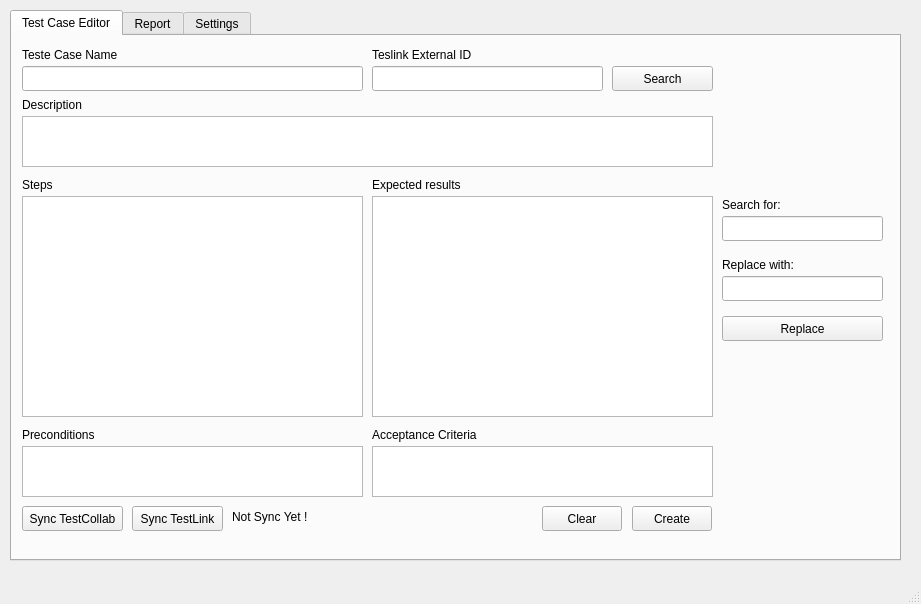
<?xml version="1.0" encoding="UTF-8"?>
<ui version="4.0">
 <class>MainWindow</class>
 <widget class="QMainWindow" name="MainWindow">
  <property name="geometry">
   <rect>
    <x>0</x>
    <y>0</y>
    <width>921</width>
    <height>604</height>
   </rect>
  </property>
  <property name="windowTitle">
   <string>QA - Test Case Sync Viewer</string>
  </property>
  <widget class="QWidget" name="centralwidget">
   <widget class="QTabWidget" name="tabWidget">
    <property name="geometry">
     <rect>
      <x>10</x>
      <y>10</y>
      <width>891</width>
      <height>551</height>
     </rect>
    </property>
    <property name="currentIndex">
     <number>0</number>
    </property>
    <widget class="QWidget" name="tabTestCaseEditor">
     <attribute name="title">
      <string>Test Case Editor</string>
     </attribute>
     <widget class="QPushButton" name="pbSearch">
      <property name="geometry">
       <rect>
        <x>600</x>
        <y>30</y>
        <width>101</width>
        <height>25</height>
       </rect>
      </property>
      <property name="text">
       <string>Search</string>
      </property>
     </widget>
     <widget class="QLineEdit" name="leTestlinkId">
      <property name="geometry">
       <rect>
        <x>360</x>
        <y>30</y>
        <width>231</width>
        <height>25</height>
       </rect>
      </property>
     </widget>
     <widget class="QLabel" name="lblTestlinkId">
      <property name="geometry">
       <rect>
        <x>360</x>
        <y>10</y>
        <width>131</width>
        <height>17</height>
       </rect>
      </property>
      <property name="text">
       <string>Teslink External ID</string>
      </property>
     </widget>
     <widget class="QLineEdit" name="leTestCaseName">
      <property name="geometry">
       <rect>
        <x>10</x>
        <y>30</y>
        <width>341</width>
        <height>25</height>
       </rect>
      </property>
     </widget>
     <widget class="QLabel" name="lblTestCaseName">
      <property name="geometry">
       <rect>
        <x>10</x>
        <y>10</y>
        <width>151</width>
        <height>17</height>
       </rect>
      </property>
      <property name="text">
       <string>Teste Case Name</string>
      </property>
     </widget>
     <widget class="QLabel" name="lblSteps">
      <property name="geometry">
       <rect>
        <x>10</x>
        <y>140</y>
        <width>31</width>
        <height>17</height>
       </rect>
      </property>
      <property name="text">
       <string>Steps</string>
      </property>
     </widget>
     <widget class="QLabel" name="lblExpectedResults">
      <property name="geometry">
       <rect>
        <x>360</x>
        <y>140</y>
        <width>111</width>
        <height>17</height>
       </rect>
      </property>
      <property name="text">
       <string>Expected results</string>
      </property>
     </widget>
     <widget class="QPlainTextEdit" name="pteSteps">
      <property name="geometry">
       <rect>
        <x>10</x>
        <y>160</y>
        <width>341</width>
        <height>221</height>
       </rect>
      </property>
     </widget>
     <widget class="QPlainTextEdit" name="pteExpectedResults">
      <property name="geometry">
       <rect>
        <x>360</x>
        <y>160</y>
        <width>341</width>
        <height>221</height>
       </rect>
      </property>
     </widget>
     <widget class="QLabel" name="lblPreconditions">
      <property name="geometry">
       <rect>
        <x>10</x>
        <y>390</y>
        <width>91</width>
        <height>17</height>
       </rect>
      </property>
      <property name="text">
       <string>Preconditions</string>
      </property>
     </widget>
     <widget class="QLabel" name="lblAcceptanceCriteria">
      <property name="geometry">
       <rect>
        <x>360</x>
        <y>390</y>
        <width>121</width>
        <height>17</height>
       </rect>
      </property>
      <property name="text">
       <string>Acceptance Criteria</string>
      </property>
     </widget>
     <widget class="QPlainTextEdit" name="ptePreconditions">
      <property name="geometry">
       <rect>
        <x>10</x>
        <y>410</y>
        <width>341</width>
        <height>51</height>
       </rect>
      </property>
     </widget>
     <widget class="QPlainTextEdit" name="pteAcceptanceCriteria">
      <property name="geometry">
       <rect>
        <x>360</x>
        <y>410</y>
        <width>341</width>
        <height>51</height>
       </rect>
      </property>
     </widget>
     <widget class="QPushButton" name="pbSyncTestlink">
      <property name="geometry">
       <rect>
        <x>120</x>
        <y>470</y>
        <width>91</width>
        <height>25</height>
       </rect>
      </property>
      <property name="text">
       <string>Sync TestLink</string>
      </property>
     </widget>
     <widget class="QPushButton" name="pbSyncTestCollab">
      <property name="geometry">
       <rect>
        <x>10</x>
        <y>470</y>
        <width>101</width>
        <height>25</height>
       </rect>
      </property>
      <property name="text">
       <string>Sync TestCollab</string>
      </property>
     </widget>
     <widget class="QPlainTextEdit" name="pteDescription">
      <property name="geometry">
       <rect>
        <x>10</x>
        <y>80</y>
        <width>691</width>
        <height>51</height>
       </rect>
      </property>
     </widget>
     <widget class="QLabel" name="lblDescription">
      <property name="geometry">
       <rect>
        <x>10</x>
        <y>60</y>
        <width>71</width>
        <height>17</height>
       </rect>
      </property>
      <property name="text">
       <string>Description</string>
      </property>
     </widget>
     <widget class="QLabel" name="lblSyncStatus">
      <property name="geometry">
       <rect>
        <x>220</x>
        <y>470</y>
        <width>111</width>
        <height>21</height>
       </rect>
      </property>
      <property name="text">
       <string>Not Sync Yet !</string>
      </property>
     </widget>
     <widget class="QPushButton" name="pbClear">
      <property name="geometry">
       <rect>
        <x>530</x>
        <y>470</y>
        <width>80</width>
        <height>25</height>
       </rect>
      </property>
      <property name="text">
       <string>Clear</string>
      </property>
     </widget>
     <widget class="QPushButton" name="pbReplace">
      <property name="geometry">
       <rect>
        <x>710</x>
        <y>280</y>
        <width>161</width>
        <height>25</height>
       </rect>
      </property>
      <property name="text">
       <string>Replace</string>
      </property>
     </widget>
     <widget class="QLineEdit" name="leSearchFor">
      <property name="geometry">
       <rect>
        <x>710</x>
        <y>180</y>
        <width>161</width>
        <height>25</height>
       </rect>
      </property>
     </widget>
     <widget class="QLineEdit" name="leReplaceWith">
      <property name="geometry">
       <rect>
        <x>710</x>
        <y>240</y>
        <width>161</width>
        <height>25</height>
       </rect>
      </property>
     </widget>
     <widget class="QLabel" name="label_5">
      <property name="geometry">
       <rect>
        <x>710</x>
        <y>160</y>
        <width>71</width>
        <height>17</height>
       </rect>
      </property>
      <property name="text">
       <string>Search for:</string>
      </property>
     </widget>
     <widget class="QLabel" name="label_6">
      <property name="geometry">
       <rect>
        <x>710</x>
        <y>220</y>
        <width>81</width>
        <height>17</height>
       </rect>
      </property>
      <property name="text">
       <string>Replace with:</string>
      </property>
     </widget>
     <widget class="QPushButton" name="pbCreateTestCase">
      <property name="geometry">
       <rect>
        <x>620</x>
        <y>470</y>
        <width>80</width>
        <height>25</height>
       </rect>
      </property>
      <property name="text">
       <string>Create</string>
      </property>
     </widget>
    </widget>
    <widget class="QWidget" name="tabReport">
     <attribute name="title">
      <string>Report</string>
     </attribute>
     <widget class="QListWidget" name="lwTests">
      <property name="geometry">
       <rect>
        <x>10</x>
        <y>40</y>
        <width>691</width>
        <height>421</height>
       </rect>
      </property>
     </widget>
     <widget class="QPushButton" name="pbPass">
      <property name="geometry">
       <rect>
        <x>10</x>
        <y>470</y>
        <width>80</width>
        <height>25</height>
       </rect>
      </property>
      <property name="text">
       <string>Pass</string>
      </property>
     </widget>
     <widget class="QPushButton" name="pbFail">
      <property name="geometry">
       <rect>
        <x>100</x>
        <y>470</y>
        <width>80</width>
        <height>25</height>
       </rect>
      </property>
      <property name="text">
       <string>Fail</string>
      </property>
     </widget>
     <widget class="QPushButton" name="pbBlock">
      <property name="geometry">
       <rect>
        <x>190</x>
        <y>470</y>
        <width>80</width>
        <height>25</height>
       </rect>
      </property>
      <property name="text">
       <string>Block</string>
      </property>
     </widget>
     <widget class="QCheckBox" name="chboxNotRun">
      <property name="geometry">
       <rect>
        <x>10</x>
        <y>11</y>
        <width>82</width>
        <height>20</height>
       </rect>
      </property>
      <property name="text">
       <string>Not Run</string>
      </property>
     </widget>
     <widget class="QCheckBox" name="chboxFailed">
      <property name="geometry">
       <rect>
        <x>100</x>
        <y>11</y>
        <width>61</width>
        <height>20</height>
       </rect>
      </property>
      <property name="text">
       <string>Failed</string>
      </property>
     </widget>
     <widget class="QCheckBox" name="chboxPassed">
      <property name="geometry">
       <rect>
        <x>180</x>
        <y>10</y>
        <width>71</width>
        <height>20</height>
       </rect>
      </property>
      <property name="text">
       <string>Passed</string>
      </property>
     </widget>
     <widget class="QCheckBox" name="chboxBlocked">
      <property name="geometry">
       <rect>
        <x>270</x>
        <y>10</y>
        <width>82</width>
        <height>23</height>
       </rect>
      </property>
      <property name="text">
       <string>Blocked</string>
      </property>
     </widget>
     <widget class="QPushButton" name="pbEdit">
      <property name="geometry">
       <rect>
        <x>620</x>
        <y>470</y>
        <width>80</width>
        <height>25</height>
       </rect>
      </property>
      <property name="text">
       <string>Edit </string>
      </property>
     </widget>
     <widget class="QLabel" name="lblTotalTestCases">
      <property name="geometry">
       <rect>
        <x>710</x>
        <y>40</y>
        <width>151</width>
        <height>17</height>
       </rect>
      </property>
      <property name="text">
       <string>Total Test Case: 0</string>
      </property>
     </widget>
     <widget class="QLabel" name="lblNotRun">
      <property name="geometry">
       <rect>
        <x>710</x>
        <y>70</y>
        <width>161</width>
        <height>17</height>
       </rect>
      </property>
      <property name="text">
       <string>Not run: 0</string>
      </property>
     </widget>
     <widget class="QLabel" name="lblPassed">
      <property name="geometry">
       <rect>
        <x>710</x>
        <y>100</y>
        <width>171</width>
        <height>17</height>
       </rect>
      </property>
      <property name="text">
       <string>Passed: 0 </string>
      </property>
     </widget>
     <widget class="QLabel" name="lblFailed">
      <property name="geometry">
       <rect>
        <x>710</x>
        <y>130</y>
        <width>161</width>
        <height>17</height>
       </rect>
      </property>
      <property name="text">
       <string>Failed: 0</string>
      </property>
     </widget>
     <widget class="QLabel" name="lblBlocked">
      <property name="geometry">
       <rect>
        <x>710</x>
        <y>160</y>
        <width>171</width>
        <height>17</height>
       </rect>
      </property>
      <property name="text">
       <string>Blocked: 0</string>
      </property>
     </widget>
    </widget>
    <widget class="QWidget" name="tabSettings">
     <attribute name="title">
      <string>Settings</string>
     </attribute>
     <widget class="QGroupBox" name="gbTestlink">
      <property name="geometry">
       <rect>
        <x>10</x>
        <y>10</y>
        <width>321</width>
        <height>431</height>
       </rect>
      </property>
      <property name="title">
       <string>Testlink Settings</string>
      </property>
      <widget class="QComboBox" name="cbTeslinkProjects">
       <property name="geometry">
        <rect>
         <x>10</x>
         <y>50</y>
         <width>301</width>
         <height>25</height>
        </rect>
       </property>
      </widget>
      <widget class="QLabel" name="lblTestlinkProject">
       <property name="geometry">
        <rect>
         <x>10</x>
         <y>30</y>
         <width>81</width>
         <height>17</height>
        </rect>
       </property>
       <property name="text">
        <string>Test Project</string>
       </property>
      </widget>
      <widget class="QLabel" name="lblTestlinkPlan">
       <property name="geometry">
        <rect>
         <x>10</x>
         <y>90</y>
         <width>54</width>
         <height>17</height>
        </rect>
       </property>
       <property name="text">
        <string>Test Plan</string>
       </property>
      </widget>
      <widget class="QLabel" name="lblTestlinkPlatform">
       <property name="geometry">
        <rect>
         <x>10</x>
         <y>150</y>
         <width>54</width>
         <height>17</height>
        </rect>
       </property>
       <property name="text">
        <string>Platform</string>
       </property>
      </widget>
      <widget class="QLabel" name="lblTestlinkBuild">
       <property name="geometry">
        <rect>
         <x>10</x>
         <y>210</y>
         <width>31</width>
         <height>17</height>
        </rect>
       </property>
       <property name="text">
        <string>Build</string>
       </property>
      </widget>
      <widget class="QComboBox" name="cbTestlinkPlans">
       <property name="geometry">
        <rect>
         <x>10</x>
         <y>110</y>
         <width>301</width>
         <height>25</height>
        </rect>
       </property>
      </widget>
      <widget class="QComboBox" name="cbTestlinkPlatforms">
       <property name="geometry">
        <rect>
         <x>10</x>
         <y>170</y>
         <width>301</width>
         <height>25</height>
        </rect>
       </property>
      </widget>
      <widget class="QComboBox" name="cbTestlinkBuilds">
       <property name="geometry">
        <rect>
         <x>10</x>
         <y>230</y>
         <width>301</width>
         <height>25</height>
        </rect>
       </property>
      </widget>
      <widget class="QComboBox" name="cbTestlinkTopSuites">
       <property name="geometry">
        <rect>
         <x>10</x>
         <y>290</y>
         <width>301</width>
         <height>25</height>
        </rect>
       </property>
      </widget>
      <widget class="QLabel" name="label">
       <property name="geometry">
        <rect>
         <x>10</x>
         <y>270</y>
         <width>131</width>
         <height>17</height>
        </rect>
       </property>
       <property name="text">
        <string>Top Level Test Suite</string>
       </property>
      </widget>
     </widget>
     <widget class="QGroupBox" name="gbTestCollab">
      <property name="geometry">
       <rect>
        <x>350</x>
        <y>10</y>
        <width>341</width>
        <height>431</height>
       </rect>
      </property>
      <property name="title">
       <string>TestCollab Settings</string>
      </property>
      <widget class="QComboBox" name="cbTestCollabProjects">
       <property name="geometry">
        <rect>
         <x>10</x>
         <y>50</y>
         <width>321</width>
         <height>25</height>
        </rect>
       </property>
      </widget>
      <widget class="QLabel" name="lblTestCollabProject">
       <property name="geometry">
        <rect>
         <x>10</x>
         <y>30</y>
         <width>71</width>
         <height>17</height>
        </rect>
       </property>
       <property name="text">
        <string>Test Project</string>
       </property>
      </widget>
      <widget class="QComboBox" name="comboBox_4">
       <property name="geometry">
        <rect>
         <x>10</x>
         <y>110</y>
         <width>321</width>
         <height>25</height>
        </rect>
       </property>
      </widget>
      <widget class="QLabel" name="lblTestCollabSuite">
       <property name="geometry">
        <rect>
         <x>10</x>
         <y>90</y>
         <width>54</width>
         <height>17</height>
        </rect>
       </property>
       <property name="text">
        <string>Test Suite</string>
       </property>
      </widget>
     </widget>
     <widget class="QPushButton" name="pbSaveSettings">
      <property name="geometry">
       <rect>
        <x>100</x>
        <y>460</y>
        <width>80</width>
        <height>25</height>
       </rect>
      </property>
      <property name="text">
       <string>Save</string>
      </property>
     </widget>
     <widget class="QPushButton" name="pbLoad">
      <property name="geometry">
       <rect>
        <x>10</x>
        <y>460</y>
        <width>80</width>
        <height>25</height>
       </rect>
      </property>
      <property name="text">
       <string>Load</string>
      </property>
     </widget>
     <widget class="QLabel" name="lblStatusSettings">
      <property name="geometry">
       <rect>
        <x>200</x>
        <y>456</y>
        <width>131</width>
        <height>31</height>
       </rect>
      </property>
      <property name="text">
       <string>Not Loaded Yet !</string>
      </property>
     </widget>
    </widget>
   </widget>
  </widget>
  <widget class="QMenuBar" name="menubar">
   <property name="geometry">
    <rect>
     <x>0</x>
     <y>0</y>
     <width>921</width>
     <height>22</height>
    </rect>
   </property>
  </widget>
  <widget class="QStatusBar" name="statusbar"/>
 </widget>
 <resources/>
 <connections/>
</ui>
